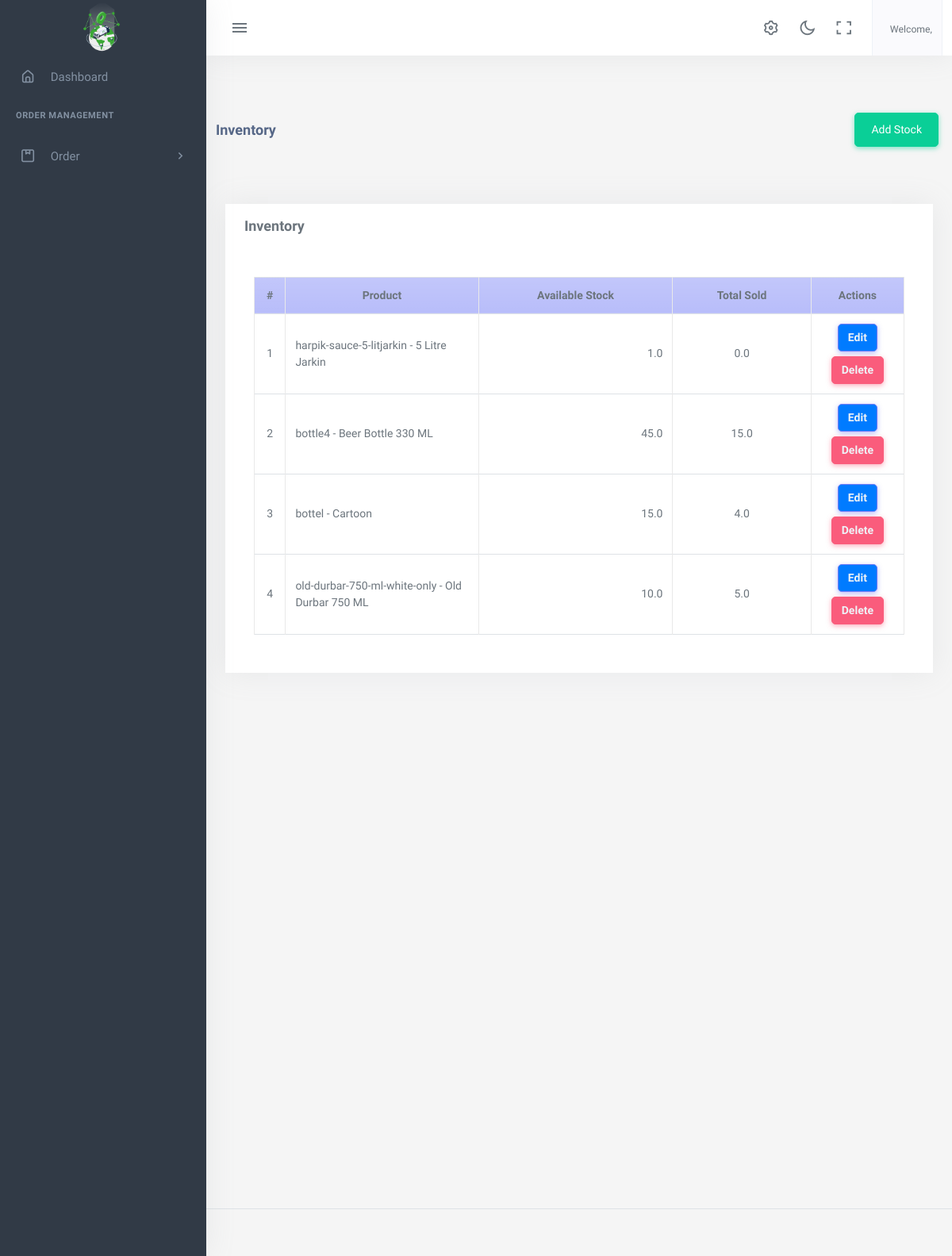
The page /inventory on the database as committed earlier.
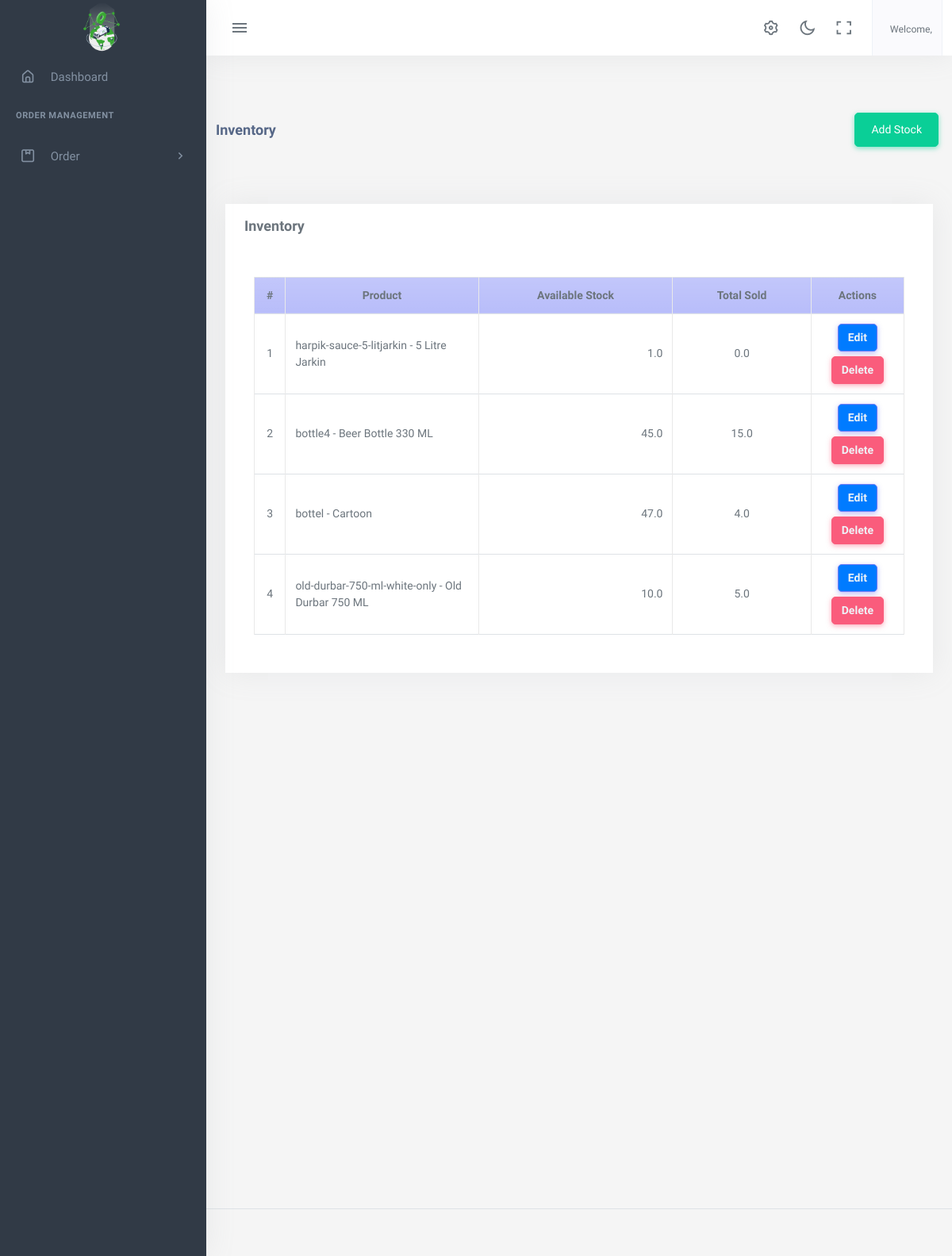
The same page on the database as committed later.
### products/models.py (models this page shows, shortened)
class Stock(models.Model):
    product = models.ForeignKey(Product, on_delete=models.CASCADE)
    quantity = models.FloatField(default=0)
    sold_quantity = models.FloatField(default=0)
    date_created = models.CharField(max_length=50,default=nepali_datetime.date.today().strftime("%d-%B-%Y"))
    date_updated = models.DateTimeField(auto_now=True)
    def __str__(self):
        return self.product.slug + ' - ' + self.product.product_name

class Product(models.Model):
    category = models.ForeignKey(Category, on_delete = models.CASCADE, related_name = 'product_category')
    product_name = models.CharField(max_length = 150)
    product_image = models.ImageField(upload_to='productimage/')
    previous_rate = models.FloatField(default=0)
    rate = models.FloatField()
    unit  = models.ForeignKey(Unit, on_delete= models.SET_NULL, null =True, blank=True, related_name ='product_unit')
    slug = AutoSlugField(populate_from ='product_name')
    order_number = models.IntegerField(null=True, blank=True, default=1)
    class Meta:
        ordering =['order_number']

### app2/views.py (the view)
# urls.py: path('inventory',views.inventory, name="inventory"),
def inventory(request):
    products = Stock.objects.all()
    return render(request,'app2/stock.html',{'products':products})

### app2/context_processors.py (called while the page is built)
def aboutus(request):
    pick_Up_Plans=Pick_Up_Plan.objects.all()
    aboutus = AboutUS.objects.first()
    return {'contact': aboutus,'details':pick_Up_Plans,'company':aboutus}

def usercount(request):
    totalClient = User.objects.filter(is_user= True).count
    return ({
        'totalClient':totalClient
    })

def invoice(request):
    received_orders = Order.objects.filter(order_status='received')
    paid_amount = received_orders.aggregate(total_cost=Sum('totalPrice'))['total_cost'] or 0
    order = Order.objects.all().count
    unreceived_orders = Order.objects.exclude(Q(order_status='received') | Q(order_status='pending'))
    unpaid_amount = unreceived_orders.aggregate(total_cost=Sum('totalPrice'))['total_cost'] or 0
    return({
        'paidamount':paid_amount,
        'totalOrders':order,
        'unpaidamount':unpaid_amount
    })

def notification(request):
    notifications = Pick_Up_Plan.objects.filter(date=datetime.today())
    return({
        'notifications':notifications
    })

### app2/templates/app2/stock.html (shortened to what this page needs)
{% extends 'app2/base.html' %}
{% load custome_filter %}
{% load static %}
{% block body %}
<div class="content-page">
  <div class="card-header">
    <div class="d-flex w-100 align-items-center justify-content-between">
      <h4 class="card-title fw-bold">Inventory</h4>
      <a href="/inventory-add" class="btn btn-success btn-sm">Add Stock</a>
    </div>
  </div>
  <div class="content">
    <div class="container-fluid pt-5">
      <div class="row">
        <div class="col-lg-12 col-md-12 col-sm-12 col-xs-12">
          <div class="card card-default rounded-0 shadow">
            <div class="card-header">
              <div class="d-flex w-100 align-items-center justify-content-between">
                <h4 class="card-title fw-bold">Inventory</h4>
              </div>
            </div>
            <div class="card-body">
              <div class="container-fluid">
                <table class="table table-bordered" id="product-list">
                  <colgroup>
                    <col width="5%" />
                    <col width="35%" />
                    <col width="35%" />
                    <col width="25%" />
                  </colgroup>
                  <thead>
                    <tr class="bg-gradient bg-primary bg-opacity-50 text-light">
                      <th class="px-2 py-2 text-center">#</th>
                      <th class="px-2 py-2 text-center">Product</th>
                      <th class="px-2 py-2 text-center">Available Stock</th>
                      <th class="px-2 py-2 text-center">Total Sold</th>
                      <th class="px-2 py-2 text-center">Actions</th>
                    </tr>
                  </thead>
                  <tbody>
                    {% for product in products %}
                    <tr>
                      <td class="px-2 py-1 align-middle text-center">
                        {{ forloop.counter }}
                      </td>
                      <td class="px-2 py-1 align-middle">{{ product }}</td>
                      <td class="px-2 py-1 align-middle text-end">
                        {{ product.quantity }}
                      </td>
                      <td class="px-2 py-1 align-middle text-center">
                        {{ product.sold_quantity }}
                        <td class="text-center">
                          <div class="d-flex justify-content-center gap-1 flex-wrap">
                            <a href="/inventory-edit/{{ product.id }}/" class="text-light btn btn-primary btn-sm px-2 py-1">
                              Edit
                            </a>
                            <a href="/inventory-delete/{{ product.id }}/" class="text-light btn btn-danger btn-sm px-2 py-1">
                              Delete
                            </a>
                          </div>
                        </td>
                    </tr>
                    {% endfor %}
                  </tbody>
                </table>
              </div>
            </div>
          </div>
        </div>
      </div>
    </div>
  </div>
</div>
{% endblock %}

Rows that differ between the two databases and show on the page:
changed Stock "bottel - Cartoon": quantity "15.0" → "47.0"
